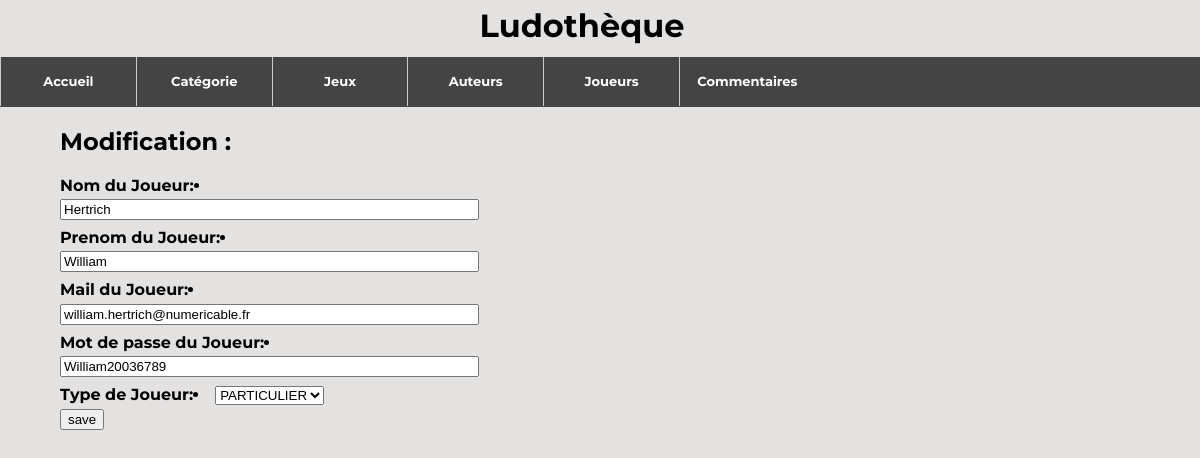
/ludo/updatejoueurs/1/, run on the app's committed database.
### ludo/models.py (models this page shows, shortened)
class Joueurs(models.Model):
    nom_j = models.CharField(max_length=100)
    prenom_j = models.CharField(max_length=100)
    mail_j = models.EmailField(blank=True, null=True)
    mdp_j = models.CharField(max_length=100, blank=True, null=True)
    PROFESSIONNEL = 'PROFESSIONNEL'
    PARTICULIER = 'PARTICULIER'
    choix = [(PROFESSIONNEL, 'PRO'), (PARTICULIER, 'PARTICULIER')]
    type_j = models.CharField(blank=True, choices=choix, max_length=100)
    def dico_jou(self):
        return {"nom_j": self.nom_j, "prenom_j": self.prenom_j, "mail_j": self.mail_j, "mdp_j": self.mdp_j, "type_j": self.type_j}

### ludo/views.py (the view)
# urls.py: path('updatejoueurs/<int:id>/', views.updatejoueurs),
def updatejoueurs(request, id):
    joueurs = models.Joueurs.objects.get(pk=id)
    form = JoueursForm(joueurs.dico_jou())
    return render(request, "ludo/updatejoueurs.html", {"form":form, "id":id})

### ludo/forms.py
class JoueursForm(ModelForm):
    class Meta :
        model = models.Joueurs
        fields = ('nom_j', 'prenom_j', 'prenom_j', 'mail_j', 'mdp_j', 'type_j')
        labels = {
            'nom_j': _('Nom du Joueur'),
            'prenom_j': _('Prenom du Joueur'),
            'mail_j' : _('Mail du Joueur'),
            'mdp_j' : _('Mot de passe du Joueur'),
            'type_j' : _('Type de Joueur'),
        }

### ludo/templates/ludo/updatejoueurs.html (shortened to what this page needs)
<!DOCTYPE html>
<html lang="en">
<head>
  {% extends 'main.html' %}
  {% load static %}
  {% block content %}
</head>
<body>
  <div class="margin">
    <h2>Modification :</h2>
    {% if id is not None %}
    <form method="post" action="/ludo/updatetraitementjoueurs/{{id}}/">
      {% else %}
      <form method="post" action="/ludo/traitementjoueurs/{{id}}/">
        {% endif %}
        {{form.as_ul}}
        <input class="inputmore" type="submit" value="save" />
      </form>
  </div>
</body>
</html>
{% endblock %}

### ludo/static/csstemplates/index.css (style rules this page uses)
body { margin: 0%; font-family: 'Montserrat', sans-serif; color: black; background-color: #e4e1e1; font-weight: bolder; width: 100%; }
label { float: left; }
input { width: 100%; float: left; margin-bottom: 2%; margin-top: 1%; }
.inputmore { width: auto; }
.margin { margin-left: 5%; margin-right: 5%; float: left; }

### data on the page
Joueurs: nom_j "Hertrich", prenom_j "William", mail_j "william.hertrich@numericable.fr", mdp_j "William20036789", type_j "PARTICULIER"
